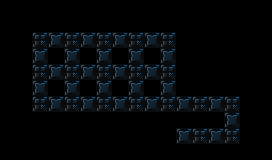

Below is a game level as drawn by its tile map, then a one-line description and the .tmx that defines it (tile-layer data replaced by summaries):
An orthogonal 17x10 tile map with 16x16 px tiles, 1 tile layer (background) and 80 objects (51x tile, 9x pressure_plate, 9x triggerable, 9x moveable_tile, actor, ...).

<map version="1.4" tiledversion="2020.10.30" orientation="orthogonal" renderorder="right-down" width="17" height="10" tilewidth="16" tileheight="16" infinite="0" nextlayerid="6" nextobjectid="268">
 <properties>
  <property name="display_name" value="sneaky bastard dlfjg" />
  <property name="next_level" value="./data/levels/tmx/L29-BombAdvanced4.tmx" />
  <property name="player_bomb_count" value="0" />
 </properties>
 <tileset firstgid="1" name="newtiledsheet" tilewidth="16" tileheight="16" tilecount="180" columns="9">
  <image source="../../newtiledsheet.png" width="144" height="320" />
 </tileset>
 <layer id="1" name="background" width="17" height="10">
  <data>[170 cells, 170 non-empty, 5 distinct tile ids]</data>
 </layer>
 <objectgroup id="4" name="objects">
  <object id="176" type="actor" gid="46" x="32" y="80" width="16" height="16" />
  <object id="186" type="pressure_plate" gid="54" x="64" y="128" width="16" height="16">
   <properties>
    <property name="triggers" type="int" value="6" />
   </properties>
  </object>
  <object id="188" type="pressure_plate" gid="54" x="128" y="128" width="16" height="16">
   <properties>
    <property name="triggers" type="int" value="8" />
   </properties>
  </object>
  <object id="189" type="pressure_plate" gid="54" x="64" y="32" width="16" height="16">
   <properties>
    <property name="triggers" type="int" value="1" />
   </properties>
  </object>
  <object id="191" type="pressure_plate" gid="54" x="128" y="32" width="16" height="16">
   <properties>
    <property name="triggers" type="int" value="2" />
   </properties>
  </object>
  <object id="192" type="pressure_plate" gid="54" x="176" y="80" width="16" height="16">
   <properties>
    <property name="triggers" type="int" value="9" />
   </properties>
  </object>
  <object id="193" type="pressure_plate" gid="54" x="16" y="80" width="16" height="16">
   <properties>
    <property name="triggers" type="int" value="4" />
   </properties>
  </object>
  <object id="194" type="pressure_plate" gid="54" x="16" y="48" width="16" height="16">
   <properties>
    <property name="triggers" type="int" value="3" />
   </properties>
  </object>
  <object id="195" type="pressure_plate" gid="54" x="16" y="112" width="16" height="16">
   <properties>
    <property name="triggers" type="int" value="5" />
   </properties>
  </object>
  <object id="196" type="pressure_plate" gid="54" x="96" y="128" width="16" height="16">
   <properties>
    <property name="triggers" type="int" value="7" />
   </properties>
  </object>
  <object id="207" type="finish_tile" gid="33" x="160" y="144" width="16" height="16" />
  <object id="208" type="triggerable" gid="17" x="176" y="112" width="16" height="16">
   <properties>
    <property name="triggered_id" type="int" value="1" />
   </properties>
  </object>
  <object id="209" type="triggerable" gid="17" x="192" y="112" width="16" height="16">
   <properties>
    <property name="triggered_id" type="int" value="2" />
   </properties>
  </object>
  <object id="210" type="triggerable" gid="17" x="208" y="112" width="16" height="16">
   <properties>
    <property name="triggered_id" type="int" value="3" />
   </properties>
  </object>
  <object id="211" type="triggerable" gid="7" x="224" y="112" width="16" height="16">
   <properties>
    <property name="triggered_id" type="int" value="4" />
   </properties>
  </object>
  <object id="212" type="triggerable" gid="7" x="224" y="128" width="16" height="16">
   <properties>
    <property name="triggered_id" type="int" value="5" />
   </properties>
  </object>
  <object id="213" type="triggerable" gid="7" x="224" y="144" width="16" height="16">
   <properties>
    <property name="triggered_id" type="int" value="6" />
   </properties>
  </object>
  <object id="214" type="triggerable" gid="16" x="192" y="144" width="16" height="16">
   <properties>
    <property name="triggered_id" type="int" value="8" />
   </properties>
  </object>
  <object id="215" type="triggerable" gid="16" x="208" y="144" width="16" height="16">
   <properties>
    <property name="triggered_id" type="int" value="7" />
   </properties>
  </object>
  <object id="216" type="triggerable" gid="16" x="176" y="144" width="16" height="16">
   <properties>
    <property name="triggered_id" type="int" value="9" />
   </properties>
  </object>
  <object id="217" type="tile" gid="1" x="32" y="32" width="16" height="16" />
  <object id="218" type="tile" gid="1" x="48" y="32" width="16" height="16" />
  <object id="219" type="tile" gid="1" x="64" y="16" width="16" height="16" />
  <object id="220" type="tile" gid="1" x="80" y="32" width="16" height="16" />
  <object id="221" type="tile" gid="1" x="96" y="32" width="16" height="16" />
  <object id="222" type="tile" gid="1" x="112" y="32" width="16" height="16" />
  <object id="223" type="tile" gid="1" x="128" y="16" width="16" height="16" />
  <object id="224" type="tile" gid="1" x="144" y="32" width="16" height="16" />
  <object id="225" type="tile" gid="1" x="160" y="32" width="16" height="16" />
  <object id="226" type="tile" gid="1" x="176" y="96" width="16" height="16" />
  <object id="227" type="tile" gid="1" x="192" y="96" width="16" height="16" />
  <object id="228" type="tile" gid="1" x="208" y="96" width="16" height="16" />
  <object id="229" type="tile" gid="1" x="224" y="96" width="16" height="16" />
  <object id="230" type="tile" gid="10" x="32" y="128" width="16" height="16" />
  <object id="231" type="tile" gid="10" x="48" y="128" width="16" height="16" />
  <object id="232" type="tile" gid="10" x="64" y="144" width="16" height="16" />
  <object id="233" type="tile" gid="10" x="80" y="128" width="16" height="16" />
  <object id="234" type="tile" gid="10" x="96" y="144" width="16" height="16" />
  <object id="235" type="tile" gid="10" x="112" y="128" width="16" height="16" />
  <object id="236" type="tile" gid="10" x="128" y="144" width="16" height="16" />
  <object id="237" type="tile" gid="10" x="144" y="128" width="16" height="16" />
  <object id="238" type="tile" gid="10" x="160" y="128" width="16" height="16" />
  <object id="239" type="tile" gid="10" x="176" y="128" width="16" height="16" />
  <object id="240" type="tile" gid="10" x="192" y="128" width="16" height="16" />
  <object id="241" type="tile" gid="10" x="208" y="128" width="16" height="16" />
  <object id="242" type="tile" gid="10" x="160" y="160" width="16" height="16" />
  <object id="243" type="tile" gid="10" x="176" y="160" width="16" height="16" />
  <object id="244" type="tile" gid="10" x="192" y="160" width="16" height="16" />
  <object id="245" type="tile" gid="10" x="208" y="160" width="16" height="16" />
  <object id="246" type="tile" gid="10" x="224" y="160" width="16" height="16" />
  <object id="247" type="tile" gid="10" x="48" y="96" width="16" height="16" />
  <object id="248" type="tile" gid="10" x="48" y="64" width="16" height="16" />
  <object id="249" type="tile" gid="10" x="80" y="64" width="16" height="16" />
  <object id="250" type="tile" gid="10" x="80" y="96" width="16" height="16" />
  <object id="251" type="tile" gid="10" x="112" y="96" width="16" height="16" />
  <object id="252" type="tile" gid="10" x="112" y="64" width="16" height="16" />
  <object id="253" type="tile" gid="10" x="144" y="64" width="16" height="16" />
  <object id="254" type="tile" gid="10" x="144" y="96" width="16" height="16" />
  <object id="255" type="tile" gid="11" x="0" y="48" width="16" height="16" />
  <object id="256" type="tile" gid="11" x="0" y="80" width="16" height="16" />
  <object id="257" type="tile" gid="11" x="0" y="112" width="16" height="16" />
  <object id="258" type="tile" gid="11" x="16" y="96" width="16" height="16" />
  <object id="259" type="tile" gid="11" x="16" y="64" width="16" height="16" />
  <object id="260" type="tile" gid="1" x="16" y="32" width="16" height="16" />
  </objectgroup>
</map>
<!-- 16 of 80 objects omitted -->
